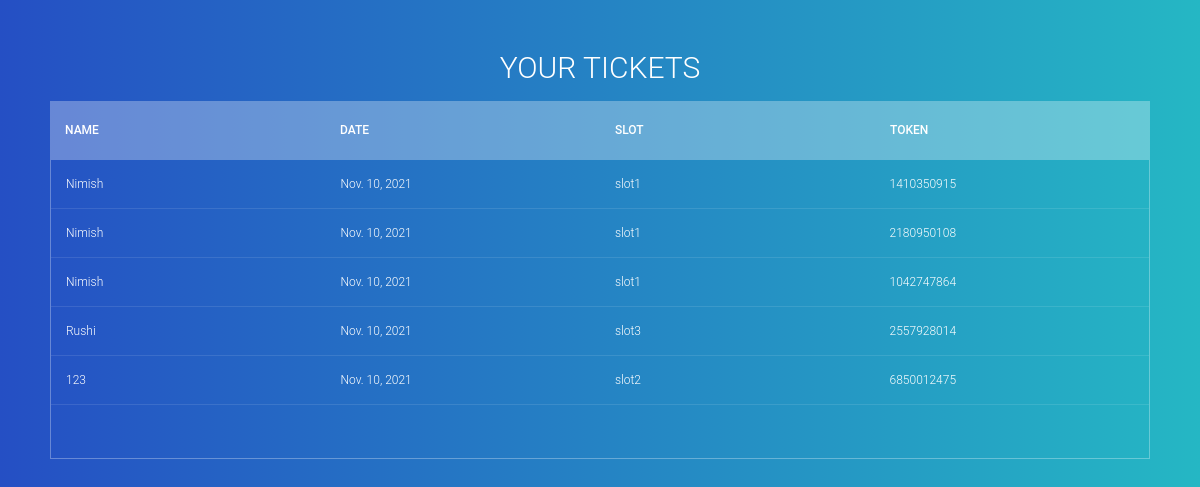
The app's page /slotbooking/bookedticket/ (signed in) with its own data.
### slotbooking/models.py (models this page shows, shortened)
class Slotbooking(models.Model):
  token = models.CharField(unique=True,max_length=36,null=True)
  user = models.CharField(User,max_length=100,null=True,blank=True)
  name = models.CharField(max_length=122)
  email = models.EmailField(max_length=254)
  contact = models.CharField(max_length=50)
  slots = models.CharField(max_length=50)
  date = models.DateField()

### slotbooking/views.py (the view)
# urls.py: path('bookedticket/',views.bookedticket.as_view(),name="bookedticket"),
class bookedticket(ListView):
    model = Slotbooking
    context_object_name = 'tickets'
    def get_context_data(self, **kwargs):
        context = super().get_context_data(**kwargs)
        context['tickets'] = context['tickets'].filter(user=self.request.user)
        return context

### slotbooking/templates/slotbooking/slotbooking_list.html (shortened to what this page needs)
<!DOCTYPE html>
<html lang="en">
<head>
    <link rel="stylesheet" href="https://stackpath.bootstrapcdn.com/bootstrap/4.3.1/css/bootstrap.min.css">
</head>
<body>
<section>
  <h1>Your Tickets</h1>
  <div class="tbl-header">
    <table cellpadding="0" cellspacing="0" border="0">
      <thead>
        <tr>
          <th>Name</th>
          <th>Date</th>
          <th>Slot</th>
          <th>Token</th>
        </tr>
      </thead>
    </table>
  </div>
  <div class="tbl-content">
    <table cellpadding="0" cellspacing="0" border="0">
      <tbody>
      {% for ticket in tickets %}
        <tr>
          <td>{{ticket.name}}</td>
          <td>{{ticket.date}}</td>
          <td>{{ticket.slots}}</td>
          <td>{{ticket.token}}</td>
        </tr>
        {% endfor %}
      </tbody>
    </table>
  </div>
</section>
</body>
</html>

### slotbooking/templates/slotbooking/slotbooking_list.html (style rules this page uses)
h1 { font-size: 30px; color: #fff; text-transform: uppercase; font-weight: 300; text-align: center; margin-bottom: 15px; }
table { width:100%; table-layout: fixed; }
.tbl-header { background-color: rgba(255,255,255,0.3); }
.tbl-content { height:300px; overflow-x:auto; margin-top: 0px; border: 1px solid rgba(255,255,255,0.3); }
th { padding: 20px 15px; text-align: left; font-weight: 500; font-size: 12px; color: #fff; text-transform: uppercase; }
td { padding: 15px; text-align: left; vertical-align:middle; font-weight: 300; font-size: 12px; color: #fff; border-bottom: solid 1px rgba(255,255,255,0.1); }
body { background: -webkit-linear-gradient(left, #c42525, #25b7c4); background: linear-gradient(to right, #254fc4, #25b7c4); font-family: 'Roboto', sans-serif; }
section { margin: 50px; }

### records on screen
Slotbooking: name "Nimish", date "Nov. 10, 2021", slots "slot1", token "1410350915"
Slotbooking: name "Nimish", date "Nov. 10, 2021", slots "slot1", token "2180950108"
Slotbooking: name "Nimish", date "Nov. 10, 2021", slots "slot1", token "1042747864"
Slotbooking: name "Rushi", date "Nov. 10, 2021", slots "slot3", token "2557928014"
Slotbooking: name "123", date "Nov. 10, 2021", slots "slot2", token "6850012475"
